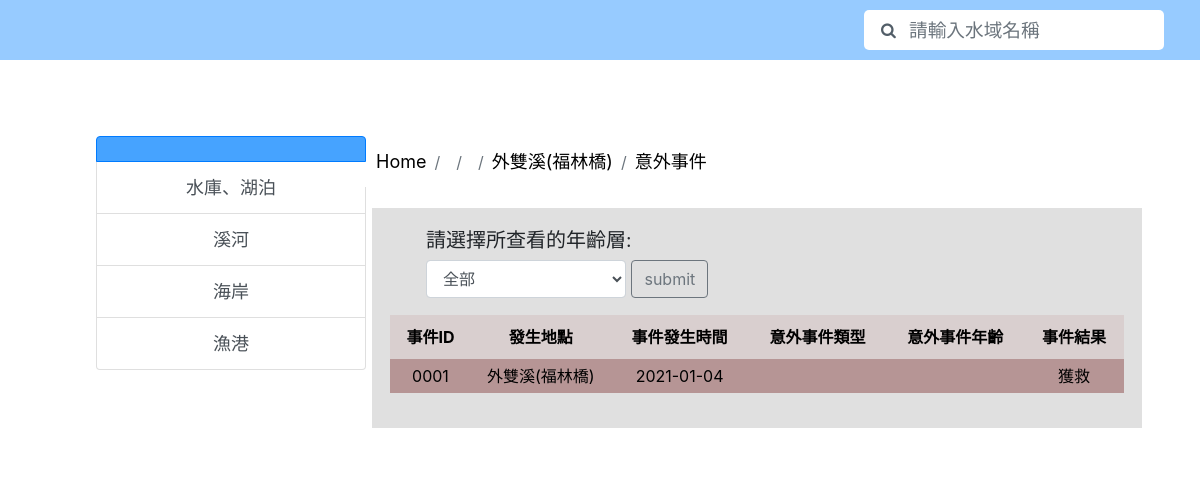
The page /waterweb2.0/accident.php?location=外雙溪(福林橋) on the database its author committed.
### waterweb2.0/pdo.php (called while the page is built, shortened)
<?php
	class mypdo extends PDO{
		function bindQuery($sql, array $bind = []){
			$this->_stmt = $this->prepare($sql);
			$this->_stmt->execute();
			return $this->_stmt->fetchAll(PDO::FETCH_ASSOC);
		}
	}
?>

### waterweb2.0/accident.php (the view, shortened to what this page needs)
<?php
    require("pdo.php");
    $pdo = new mypdo();
    $table = "";
    $table.= "<br /><br /><br /><table>";
    $watertype=$_GET["type"];
    $area=$_GET["area"];
    $location=$_GET["location"];
    $locationPer=$location.'%';
    $changeagebutton=
    '<form method="post" action="">
        <select name="agelist" class="form-control" style="width:200px;">';
    $changeagebutton.='<option value="全部">全部</option>';
    $changeagebutton.=
    '</select><input type="submit" value="submit" class="btn btn-outline-secondary" style="position:absolute ;left:100%;top:45%"">
    </form>';
    if(isset($_POST["agelist"]))
    {
        $agelist=@$_POST["agelist"];
        if($agelist!="全部")
        {
            $sql = "SELECT `事件ID`,`發生地點`,`事件發生時間`,`意外事件類型`,`意外事件年齡`,`事件結果`
            FROM (`意外事件` LEFT JOIN `意外事件年齡` ON `意外事件`.`年齡層`=`意外事件年齡`.`ID`)
            LEFT JOIN `意外事件類型` ON `意外事件`.`事件類型`=`意外事件類型`.`ID`
            WHERE `發生地點` LIKE '$locationPer' AND `年齡層`='$agelist';";
        }
        else
        {
            $sql = "SELECT `事件ID`,`發生地點`,`事件發生時間`,`意外事件類型`,`意外事件年齡`,`事件結果`
            FROM (`意外事件` LEFT JOIN `意外事件年齡` ON `意外事件`.`年齡層`=`意外事件年齡`.`ID`)
            LEFT JOIN `意外事件類型` ON `意外事件`.`事件類型`=`意外事件類型`.`ID`
            WHERE `發生地點` LIKE '$locationPer';";
        }
        $rows = $pdo->bindQuery($sql);
        if(!$rows)
        {
            $table="<br /><br /><br /><h4>No Data</h4>";
        }
        else
        {
            $table.="<tr>";
            $attributes=array_keys($rows[0]);
            foreach($attributes as $attribute)
            {
                $table.="<th>".$attribute."</th>";
            }
            $table.="</tr>";
            foreach($rows as $row)
            {
                $table .="<tr>";
                foreach($row as $key => $value)
                {
                    if($key=="事件ID")
                    {
                        $table .= "<td>".$value."</td>";
                    }
                    if($key=="發生地點")
                    {
                        $table .= "<td>".$value."</td>";
                    }
                    if($key=="事件發生時間")
                    {
                        $table .= "<td>".$value."</td>";
                    }
                    if($key=="意外事件類型")
                    {
                        $table .= "<td>".$value."</td>";
                    }
                    if($key=="意外事件年齡")
                    {
                        $table .= "<td>".$value."</td>";
                    }
                    if($key=="事件結果")
                    {
                        $table .= "<td>".$value."</td>";
                    }
                }
                $table .="</tr>";
            }
            $table .= "</table>";
        }
    }
    else
    {
        $sql = "SELECT `事件ID`,`發生地點`,`事件發生時間`,`意外事件類型`,`意外事件年齡`,`事件結果`
        FROM (`意外事件` LEFT JOIN `意外事件年齡` ON `意外事件`.`年齡層`=`意外事件年齡`.`ID`)
        LEFT JOIN `意外事件類型` ON `意外事件`.`事件類型`=`意外事件類型`.`ID`
        WHERE `發生地點` LIKE '$locationPer';";
        $rows = $pdo->bindQuery($sql);
        if(!$rows)
        {
            $table="<br /><br /><br /><h4>No Data</h4>";
        }
        else
        {
            $table.="<tr>";
            $attributes=array_keys($rows[0]);
            foreach($attributes as $attribute)
            {
                $table.="<th>".$attribute."</th>";
            }
            $table.="</tr>";
            foreach($rows as $row)
            {
                $table .="<tr>";
                foreach($row as $key => $value)
                {
                    if($key=="事件ID")
                    {
                        $table .= "<td>".$value."</td>";
                    }
                    if($key=="發生地點")
                    {
                        $table .= "<td>".$value."</td>";
                    }
                    if($key=="事件發生時間")
                    {
                        $table .= "<td>".$value."</td>";
                    }
                    if($key=="意外事件類型")
                    {
                        $table .= "<td>".$value."</td>";
                    }
                    if($key=="意外事件年齡")
                    {
                        $table .= "<td>".$value."</td>";
                    }
                    if($key=="事件結果")
                    {
                        $table .= "<td>".$value."</td>";
                    }
                }
                $table .="</tr>";
            }
            $table .= "</table>";
        }
    }
?>
<!DOCTYPE html>
<html>
    <head>
        <link rel="stylesheet" href="https://cdn.jsdelivr.net/npm/bootstrap@4.3.1/dist/css/bootstrap.min.css">
        <link rel="stylesheet" href="accident.css">
        <link href="//maxcdn.bootstrapcdn.com/font-awesome/4.1.0/css/font-awesome.min.css" rel="stylesheet">
        <link rel="stylesheet" href="search.css">
    </head>
    <body>
        <nav class="navbar navbar-light" style="background-color: #97CBFF;height: 60px">
            <div class="search-bar">
	    <form class="form-inline" onsubmit="return false" style="position: absolute;right: 3%;">
                <span class="icon"><i class="fa fa-search"></i></span>
                <input class="form-control mr-sm-2"  type="search" placeholder="請輸入水域名稱" aria-label="Search" name="search-text" id="search-text"/>
            </form>
	    </div>
        </nav>
        <div class="list-group" style="width:270px ;font-size:large;text-align:center;position:absolute;left:8%;top:17%">
            <li class="list-group-item list-group-item-action active" style="background-color: #46A3FF;"><?php echo $area ?></li>
            <a href="type.php?area=<?=$area?>&type=水庫湖泊" class="list-group-item list-group-item-action">水庫、湖泊</a>
            <a href="type.php?area=<?=$area?>&type=溪河" class="list-group-item list-group-item-action">溪河</a>
            <a href="type.php?area=<?=$area?>&type=海岸" class="list-group-item list-group-item-action">海岸</a>
            <a href="type.php?area=<?=$area?>&type=漁港" class="list-group-item list-group-item-action">漁港</a>
        </div>
        <div style="position:absolute;left:30%;top:17%">
            <nav aria-label="breadcrumb">
                <ol class="breadcrumb" style="background-color:white;">
                    <li class="breadcrumb-item"><a href="Home.php" style="color:black;font-size:large">Home</a></li>
                    <li class="breadcrumb-item"><a href="water.php?area=<?=$area?>" style="color:black;font-size:large"><?php echo $area ?></a></li>
                    <li class="breadcrumb-item"><a href="type.php?area=<?=$area?>&type=<?=$watertype?>" style="color:black;font-size:large"><?php echo $watertype?></a></li>
                    <li class="breadcrumb-item"><a href="location.php?area=<?=$area?>&type=<?=$watertype?>&location=<?=$location?>" style="color:black;font-size:large"><?php echo $location?></a></li>
                    <li class="breadcrumb-item"><a href="accident.php?area=<?=$area?>&type=<?=$watertype?>&location=<?=$location?>&age=全部" style="color:black;font-size:large">意外事件</a></li>
                </ol>
            </nav>
        </div>
        <div style="background-color:#E0E0E0;width:770px;height:auto;position:absolute;top:26%;left:31%;">
            <div style="margin:35px 18px;">
                <div style="position:absolute; top:20px;;left:7%">
                    <h5 style="font-family:DFKai-sb;">請選擇所查看的年齡層:</h5>
                    <?php
                        echo $changeagebutton;
                    ?>
                </div>
                <?php
                    echo $table
                ?>
            </div>
            <div style="background-color:#FFFFFF;"><br /><br /></div>
        </div>
    </body>
</html>

### waterweb2.0/accident.css (style rules this page uses)
table { border-spacing: 0; width: 100%; }
tr { text-align: center; background-color: #b69595; color: black; }
td { padding: 5px; }
th { padding: 10px; }
table tbody tr:nth-child(odd) { background-color: #d9cfcf; color: black; }

### waterweb2.0/search.css (style rules this page uses)
.form-inline input#search-text { position: absolute; width: 100%; height: 40px; border: none; font-size: 14pt; float: left; padding-left: 45px; -webkit-border-radius: 5px; -moz-border-radius: 5px; border-radius: 5px; }
.form-inline .icon { position: absolute; margin-left: 17px; z-index: 1; color: #4f5b66fb; }
.form-inline { width: 300px; white-space: nowrap; position: relative; }

### rows shown on the page
意外事件: 事件ID "0001", 發生地點 "外雙溪(福林橋)", 事件發生時間 "2021-01-04", 事件結果 "獲救"

### other values the page prints
$location "外雙溪(福林橋)"
$attribute "事件ID"
$attribute "發生地點"
$attribute "事件發生時間"
$attribute "意外事件類型"
$attribute "意外事件年齡"
$attribute "事件結果"
